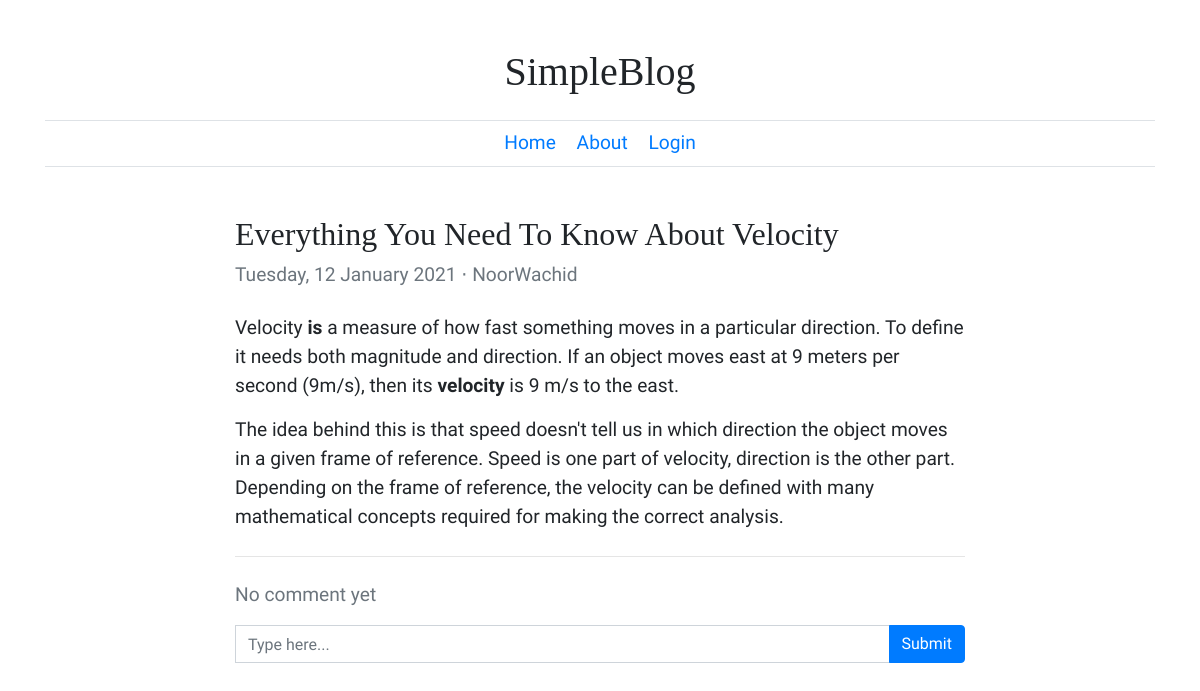
/post/1, run on the app's committed database.
### tables this page shows
CREATE TABLE `posts` (
  `id` int(11) AUTO_INCREMENT,
  `user_id` int(11),
  `title` varchar(512),
  `content` text,
  `created_at` timestamp DEFAULT current_timestamp(),
  `updated_at` timestamp DEFAULT current_timestamp(),
  PRIMARY KEY (`id`),
  FOREIGN KEY (`user_id`) REFERENCES `users` (`id`)
);

CREATE TABLE `users` (
  `id` int(11) AUTO_INCREMENT,
  `username` varchar(100),
  `password` varchar(1024),
  PRIMARY KEY (`id`),
  UNIQUE (`username`)
);

### application/controllers/Post.php (called while the page is built, shortened)
<?php
class Post extends CI_Controller
{
    public function __construct()
    {
        $this->load->model("PostModel");
        $this->load->model("CommentModel");
    }
    public function public_get($id)
    {
        $post = $this->PostModel->get($id);
        $comments = $this->CommentModel->get_all_by_post($id);
        $this->load->view("post", [
            "post"     => $post,
            "comments" => $comments,
        ]);
    }
}

### index.php (called while the page is built, shortened)
<?php
require_once BASEPATH.'core/CodeIgniter.php';

### application/models/PostModel.php (called while the page is built, shortened)
<?php
class PostModel extends CI_Model
{
    public function get($id)
    {
        $db = $this->db;
        $db->select("posts.id, title, content, created_at, username");
        $db->where("posts.id", $id);
        $db->from("posts");
        $db->join("users", "users.id = user_id");
        return $db->get()->row();
    }
}

### application/third_party/Parsedown.php (called while the page is built, shortened)
<?php
class Parsedown
{
    function text($text)
    {
        $Elements = $this->textElements($text);
        $markup = $this->elements($Elements);
        $markup = trim($markup, "\n");
        return $markup;
    }
    protected function textElements($text)
    {
        $text = str_replace(array("\r\n", "\r"), "\n", $text);
        $text = trim($text, "\n");
        $lines = explode("\n", $text);
        return $this->linesElements($lines);
    }
    protected $breaksEnabled;
    protected $safeMode;
    protected $unmarkedBlockTypes = array(
        'Code',
    );
    protected function linesElements(array $lines)
    {
        $Elements = array();
        $CurrentBlock = null;
        foreach ($lines as $line)
        {
            if (chop($line) === '')
            {
                if (isset($CurrentBlock))
                {
                    $CurrentBlock['interrupted'] = (isset($CurrentBlock['interrupted'])
                        ? $CurrentBlock['interrupted'] + 1 : 1
                    );
                }
                continue;
            }
            $indent = strspn($line, ' ');
            $text = $indent > 0 ? substr($line, $indent) : $line;
            $Line = array('body' => $line, 'indent' => $indent, 'text' => $text);
            $marker = $text[0];
            $blockTypes = $this->unmarkedBlockTypes;
            foreach ($blockTypes as $blockType)
            {
                $Block = $this->{"block$blockType"}($Line, $CurrentBlock);
            }
            if (isset($CurrentBlock) and $CurrentBlock['type'] === 'Paragraph')
            {
                $Block = $this->paragraphContinue($Line, $CurrentBlock);
            }
            if (isset($Block))
            {
                $CurrentBlock = $Block;
            }
            else
            {
                if (isset($CurrentBlock))
                {
                    $Elements[] = $this->extractElement($CurrentBlock);
                }
                $CurrentBlock = $this->paragraph($Line);
                $CurrentBlock['identified'] = true;
            }
        }
        if (isset($CurrentBlock))
        {
            $Elements[] = $this->extractElement($CurrentBlock);
        }
        return $Elements;
    }
    protected function extractElement(array $Component)
    {
        return $Component['element'];
    }
    protected function paragraph($Line)
    {
        return array(
            'type' => 'Paragraph',
            'element' => array(
                'name' => 'p',
                'handler' => array(
                    'function' => 'lineElements',
                    'argument' => $Line['text'],
                    'destination' => 'elements',
                ),
            ),
        );
    }
    protected function paragraphContinue($Line, array $Block)
    {
        if (isset($Block['interrupted']))
        {
            return;
        }
        $Block['element']['handler']['argument'] .= "\n".$Line['text'];
        return $Block;
    }
    protected $InlineTypes = array(
        '!' => array('Image'),
        '&' => array('SpecialCharacter'),
        '*' => array('Emphasis'),
        ':' => array('Url'),
        '<' => array('UrlTag', 'EmailTag', 'Markup'),
        '[' => array('Link'),
        '_' => array('Emphasis'),
        '`' => array('Code'),
        '~' => array('Strikethrough'),
        '\\' => array('EscapeSequence'),
    );
    protected $inlineMarkerList = '!*_&[:<`~\\';
    protected function lineElements($text, $nonNestables = array())
    {
        $text = str_replace(array("\r\n", "\r"), "\n", $text);
        $Elements = array();
        $nonNestables = (empty($nonNestables)
            ? array()
            : array_combine($nonNestables, $nonNestables)
        );
        while ($excerpt = strpbrk($text, $this->inlineMarkerList))
        {
            $marker = $excerpt[0];
            $markerPosition = strlen($text) - strlen($excerpt);
            $Excerpt = array('text' => $excerpt, 'context' => $text);
            foreach ($this->InlineTypes[$marker] as $inlineType)
            {
                $Inline = $this->{"inline$inlineType"}($Excerpt);
                if ( ! isset($Inline['position']))
                {
                    $Inline['position'] = $markerPosition;
                }
                $Inline['element']['nonNestables'] = isset($Inline['element']['nonNestables'])
                    ? array_merge($Inline['element']['nonNestables'], $nonNestables)
                    : $nonNestables
                ;
                $unmarkedText = substr($text, 0, $Inline['position']);
                $InlineText = $this->inlineText($unmarkedText);
                $Elements[] = $InlineText['element'];
                $Elements[] = $this->extractElement($Inline);
                $text = substr($text, $Inline['position'] + $Inline['extent']);
                continue 2;
            }
            $unmarkedText = substr($text, 0, $markerPosition + 1);
            $InlineText = $this->inlineText($unmarkedText);
            $Elements[] = $InlineText['element'];
            $text = substr($text, $markerPosition + 1);
        }
        $InlineText = $this->inlineText($text);
        $Elements[] = $InlineText['element'];
        foreach ($Elements as &$Element)
        {
            if ( ! isset($Element['autobreak']))
            {
                $Element['autobreak'] = false;
            }
        }
        return $Elements;
    }
    protected function inlineText($text)
    {
        $Inline = array(
            'extent' => strlen($text),
            'element' => array(),
        );
        $Inline['element']['elements'] = self::pregReplaceElements(
            $this->breaksEnabled ? '/[ ]*+\n/' : '/(?:[ ]*+\\\\|[ ]{2,}+)\n/',
            array(
                array('name' => 'br'),
                array('text' => "\n"),
            ),
            $text
        );
        return $Inline;
    }
    protected function inlineEmphasis($Excerpt)
    {
        $marker = $Excerpt['text'][0];
        if ($Excerpt['text'][1] === $marker and preg_match($this->StrongRegex[$marker], $Excerpt['text'], $matches))
        {
            $emphasis = 'strong';
        }
        elseif (preg_match($this->EmRegex[$marker], $Excerpt['text'], $matches))
        {
            $emphasis = 'em';
        }
        else
        {
            return;
        }
        return array(
            'extent' => strlen($matches[0]),
            'element' => array(
                'name' => $emphasis,
                'handler' => array(
                    'function' => 'lineElements',
                    'argument' => $matches[1],
                    'destination' => 'elements',
                )
            ),
        );
    }
    protected function handle(array $Element)
    {
        if (isset($Element['handler']))
        {
            if (!isset($Element['nonNestables']))
            {
                $Element['nonNestables'] = array();
            }
            if (is_string($Element['handler']))
            {
                $function = $Element['handler'];
                $argument = $Element['text'];
                unset($Element['text']);
                $destination = 'rawHtml';
            }
            else
            {
                $function = $Element['handler']['function'];
                $argument = $Element['handler']['argument'];
                $destination = $Element['handler']['destination'];
            }
            $Element[$destination] = $this->{$function}($argument, $Element['nonNestables']);
            unset($Element['handler']);
        }
        return $Element;
    }
    protected function element(array $Element)
    {
        $Element = $this->handle($Element);
        $hasName = isset($Element['name']);
        $markup = '';
        if ($hasName)
        {
            $markup .= '<' . $Element['name'];
        }
        $permitRawHtml = false;
        if (isset($Element['text']))
        {
            $text = $Element['text'];
        }
        elseif (isset($Element['rawHtml']))
        {
            $text = $Element['rawHtml'];
            $allowRawHtmlInSafeMode = isset($Element['allowRawHtmlInSafeMode']) && $Element['allowRawHtmlInSafeMode'];
            $permitRawHtml = !$this->safeMode || $allowRawHtmlInSafeMode;
        }
        $hasContent = isset($text) || isset($Element['element']) || isset($Element['elements']);
        if ($hasContent)
        {
            $markup .= $hasName ? '>' : '';
            if (isset($Element['elements']))
            {
                $markup .= $this->elements($Element['elements']);
            }
            elseif (isset($Element['element']))
            {
                $markup .= $this->element($Element['element']);
            }
            else
            {
                if (!$permitRawHtml)
                {
                    $markup .= self::escape($text, true);
                }
                else
                {
                    $markup .= $text;
                }
            }
            $markup .= $hasName ? '</' . $Element['name'] . '>' : '';
        }
        elseif ($hasName)
        {
            $markup .= ' />';
        }
        return $markup;
    }
    protected function elements(array $Elements)
    {
        $markup = '';
        $autoBreak = true;
        foreach ($Elements as $Element)
        {
            $autoBreakNext = (isset($Element['autobreak'])
                ? $Element['autobreak'] : isset($Element['name'])
            );
            $autoBreak = !$autoBreak ? $autoBreak : $autoBreakNext;
            $markup .= ($autoBreak ? "\n" : '') . $this->element($Element);
            $autoBreak = $autoBreakNext;
        }
        $markup .= $autoBreak ? "\n" : '';
        return $markup;
    }
    protected static function pregReplaceElements($regexp, $Elements, $text)
    {
        $newElements = array();
        $newElements[] = array('text' => $text);
        return $newElements;
    }
    protected static function escape($text, $allowQuotes = false)
    {
        return htmlspecialchars($text, $allowQuotes ? ENT_NOQUOTES : ENT_QUOTES, 'UTF-8');
    }
    protected $StrongRegex = array(
        '*' => '/^[*]{2}((?:\\\\\*|[^*]|[*][^*]*+[*])+?)[*]{2}(?![*])/s',
        '_' => '/^__((?:\\\\_|[^_]|_[^_]*+_)+?)__(?!_)/us',
    );
    protected $EmRegex = array(
        '*' => '/^[*]((?:\\\\\*|[^*]|[*][*][^*]+?[*][*])+?)[*](?![*])/s',
        '_' => '/^_((?:\\\\_|[^_]|__[^_]*__)+?)_(?!_)\b/us',
    );
}

### application/models/CommentModel.php (called while the page is built, shortened)
<?php
class CommentModel extends CI_Model
{
	public function get_all_by_post($id)
	{
		$db = $this->db;
        $db->select("comments.id, content, created_at, username");
        $db->where("post_id", $id);
        $db->from("comments");
        $db->join("users", "users.id = user_id");
        return $db->get()->result();
	}
}

### application/views/post.php (the view, shortened to what this page needs)
<!DOCTYPE html>
<html lang="en">
<head>
    <link rel="stylesheet" href="<?php echo base_url("assets/bootstrap.min.css") ?>">
</head>
<body class="container">
    <div class="my-5 text-center">
        <h1><?php echo SITE_NAME ?></h1>
        <div class="border-top border-bottom my-4 py-2">
            <a class="mx-2" href="<?php echo site_url() ?>">Home</a>
            <a class="mx-2" href="<?php echo site_url("about") ?>">About</a>
            <a class="mx-2" href="<?php echo site_url("login") ?>">Login</a>
        </div>
    </div>
    <div class="row justify-content-center">
        <div class="col-md-8">
            <div>
                <h2><?php echo $post->title ?></h2>
                <div class="text-secondary mb-4">
                    <?php echo date_format(new DateTime($post->created_at), "l, j F o") ?>
                    &sdot; <?php echo $post->username ?>
                </div>
                <div>
                    <?php
                    require_once APPPATH . "third_party/Parsedown.php";
                    $converter = new Parsedown();
                    echo $converter->text($post->content);
                    ?>
                </div>
            </div>
            <hr class="my-4">
            <div class="mb-5">
                <div class="mb-3">
                    <?php if (count($comments) > 0): ?>
                        <?php foreach ($comments as $comment): ?>
                            <div>
                                <b><?php echo $comment->username ?></b>:
                                <?php echo $comment->content ?>
                            </div>
                        <?php endforeach ?>
                    <?php else: ?>
                        <div class="text-muted">No comment yet</div>
                    <?php endif ?>
                </div>
                <form action="<?php echo site_url("Comment/create_process") ?>" method="post">
                    <div class="input-group">
                        <input class="form-control" type="text" name="content" placeholder="Type here...">
                        <div class="input-group-append">
                            <input class="btn btn-primary" type="submit" value="Submit">
                        </div>
                    </div>
                </form>
            </div>
        </div>
    </div>
</body>
</html>

### application/views/post.php (style rules this page uses)
body { font-family: 'Abel', sans-serif; font-size: 1.2rem; }
h1, h2 { font-family: 'Bodoni Moda', serif; }

### data on the page
posts: title "Everything You Need To Know About Velocity", created_at "Tuesday, 12 January 2021", user.username "NoorWachid", content "Velocity is a measure of how fast something moves in a particular direction. To define it needs both magnitude and direction. If an object moves east at 9 meters per second (9m/s), then its velocity is 9 m/s to the east. The idea behind this is that speed doesn't tell us in which direction the object moves in a given frame of reference. Speed is one part of velocity, direction is the other part. Depending on the frame of reference, the velocity can be defined with many mathematical concepts required for making the correct analysis."

### other printed values
SITE_NAME "SimpleBlog"
